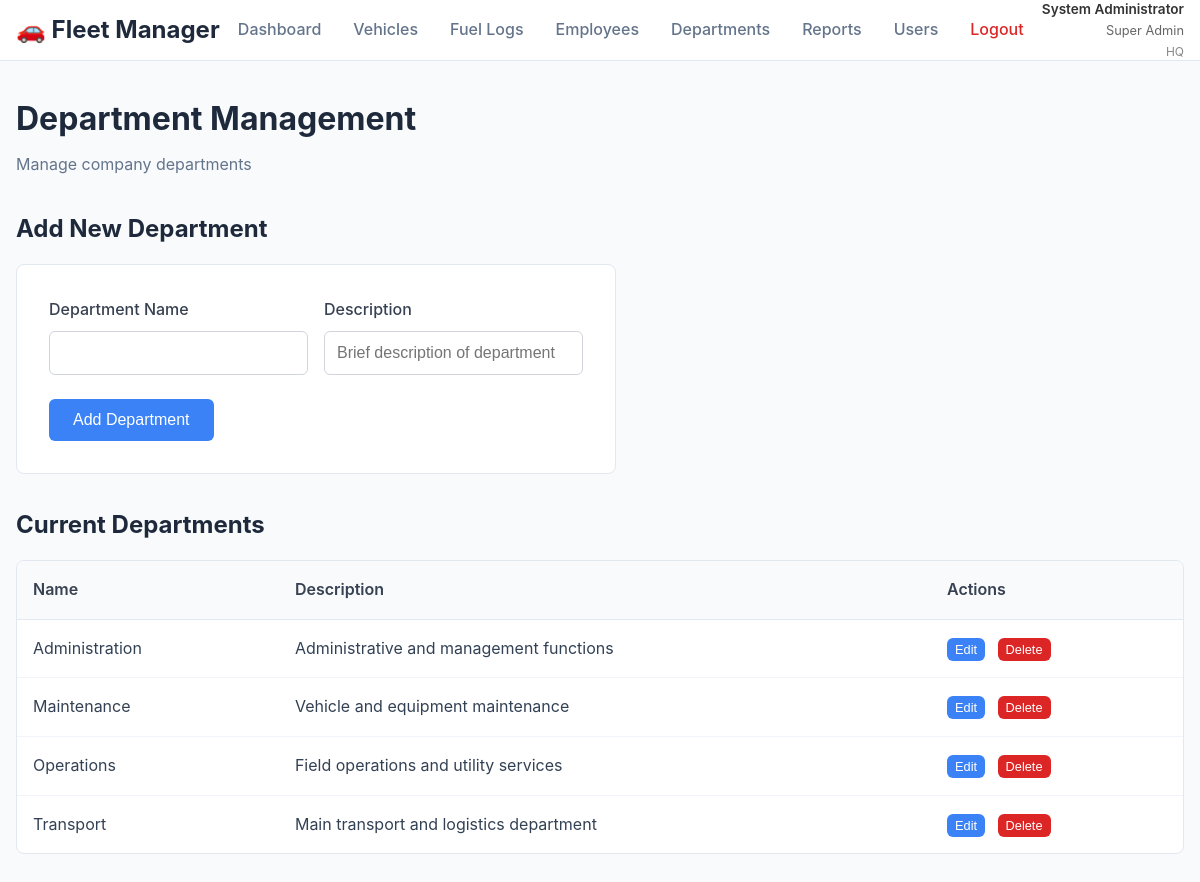
Screenshot of /departments.php (signed in) with the database file from the repository.
### tables this page shows
CREATE TABLE `departments` (
  `id` int(11) NOT NULL,
  `name` varchar(100) NOT NULL,
  `description` text DEFAULT NULL,
  `office_id` int(11) NOT NULL DEFAULT 1,
  `created_at` timestamp NULL DEFAULT current_timestamp()
);

### config.php (called while the page is built, shortened)
<?php
function hasPermission($permission) {
    $permissions = json_decode($_SESSION['permissions'], true);
    return isset($permissions[$permission]) && $permissions[$permission] === true;
}
?>

### departments.php (the view, shortened to what this page needs)
<?php
require_once 'config.php';
try {
    $stmt = $pdo->query("SELECT * FROM departments ORDER BY name");
    $departments = $stmt->fetchAll();
} catch(PDOException $e) {
    $error = "Database error: " . $e->getMessage();
}
?>
<!DOCTYPE html>
<html lang="en">
<head>
    <link rel="stylesheet" href="styles.css">
</head>
<body>
    <?php include 'header.php'; ?>
    <div class="container">
        <div class="page-header">
            <h1>Department Management</h1>
            <p>Manage company departments</p>
        </div>
        <div class="section">
            <h2>Add New Department</h2>
            <div class="form-container">
                <form method="POST">
                    <div style="display: grid; grid-template-columns: 1fr 1fr; gap: 1rem;">
                        <div class="form-group">
                            <label for="name">Department Name</label>
                            <input type="text" id="name" name="name" class="form-control" required>
                        </div>
                        <div class="form-group">
                            <label for="description">Description</label>
                            <input type="text" id="description" name="description" class="form-control" placeholder="Brief description of department">
                        </div>
                    </div>
                    <button type="submit" class="btn btn-primary">Add Department</button>
                </form>
            </div>
        </div>
        <div class="section">
            <h2>Current Departments</h2>
            <div class="table-container">
                <table class="data-table">
                    <thead>
                        <tr>
                            <th>Name</th>
                            <th>Description</th>
                            <?php if (hasPermission('departments_edit') || hasPermission('departments_delete')): ?>
                                <th>Actions</th>
                            <?php endif; ?>
                        </tr>
                    </thead>
                    <tbody>
                        <?php if (empty($departments)): ?>
                            <tr>
                                <td colspan="<?php echo (hasPermission('departments_edit') || hasPermission('departments_delete')) ? '3' : '2'; ?>" class="no-data">No departments found</td>
                            </tr>
                        <?php else: ?>
                            <?php foreach ($departments as $department): ?>
                                <tr>
                                    <td><?php echo htmlspecialchars($department['name']); ?></td>
                                    <td><?php echo htmlspecialchars($department['description'] ?: '-'); ?></td>
                                    <?php if (hasPermission('departments_edit') || hasPermission('departments_delete')): ?>
                                        <td>
                                            <?php if (hasPermission('departments_edit')): ?>
                                                <button onclick="editDepartment(<?php echo $department['id']; ?>, '<?php echo htmlspecialchars($department['name'], ENT_QUOTES); ?>', '<?php echo htmlspecialchars($department['description'], ENT_QUOTES); ?>')" class="btn btn-primary" style="padding: 0.25rem 0.5rem; font-size: 0.8rem; margin-right: 0.5rem;">Edit</button>
                                            <?php endif; ?>
                                            <?php if (hasPermission('departments_delete')): ?>
                                                <form method="POST" style="display: inline;" onsubmit="return confirm('Are you sure you want to delete this department?');">
                                                    <button type="submit" class="btn btn-danger" style="padding: 0.25rem 0.5rem; font-size: 0.8rem;">Delete</button>
                                                </form>
                                            <?php endif; ?>
                                        </td>
                                    <?php endif; ?>
                                </tr>
                            <?php endforeach; ?>
                        <?php endif; ?>
                    </tbody>
                </table>
            </div>
        </div>
    </div>
</body>
</html>

### styles.css (style rules this page uses)
* { margin: 0; padding: 0; box-sizing: border-box; }
body { font-family: -apple-system, BlinkMacSystemFont, 'Segoe UI', Roboto, sans-serif; background-color: #f8fafc; color: #334155; line-height: 1.6; }
.container { max-width: 1200px; margin: 0 auto; padding: 2rem 1rem; }
.page-header { margin-bottom: 2rem; }
.page-header h1 { font-size: 2rem; color: #1e293b; margin-bottom: 0.5rem; }
.page-header p { color: #64748b; }
.section { margin-bottom: 2rem; }
.section h2 { font-size: 1.5rem; color: #1e293b; margin-bottom: 1rem; }
.table-container { background: white; border-radius: 8px; border: 1px solid #e2e8f0; overflow: hidden; }
.data-table { width: 100%; border-collapse: collapse; }
.data-table th { background: #f8fafc; padding: 1rem; text-align: left; font-weight: 600; color: #374151; border-bottom: 1px solid #e2e8f0; }
.data-table td { padding: 1rem; border-bottom: 1px solid #f1f5f9; }
.data-table tr:last-child td { border-bottom: none; }
.form-container { background: white; padding: 2rem; border-radius: 8px; border: 1px solid #e2e8f0; max-width: 600px; }
.form-group { margin-bottom: 1.5rem; }
.form-group label { display: block; margin-bottom: 0.5rem; color: #374151; font-weight: 500; }
.form-control { width: 100%; padding: 0.75rem; border: 1px solid #d1d5db; border-radius: 6px; font-size: 1rem; transition: border-color 0.3s; }
.btn { padding: 0.75rem 1.5rem; border: none; border-radius: 6px; font-size: 1rem; font-weight: 500; cursor: pointer; transition: all 0.3s; text-decoration: none; display: inline-block; }
.btn-primary { background: #3b82f6; color: white; }
.btn-danger { background: #dc2626; color: white; }

### rows the page displays
departments: name "Administration", description "Administrative and management functions"
departments: name "Maintenance", description "Vehicle and equipment maintenance"
departments: name "Operations", description "Field operations and utility services"
departments: name "Transport", description "Main transport and logistics department"

### other values shown
$_SESSION['full_name'] "System Administrator"
$_SESSION['role_name'] "Super Admin"
$_SESSION['office_name'] "HQ"
